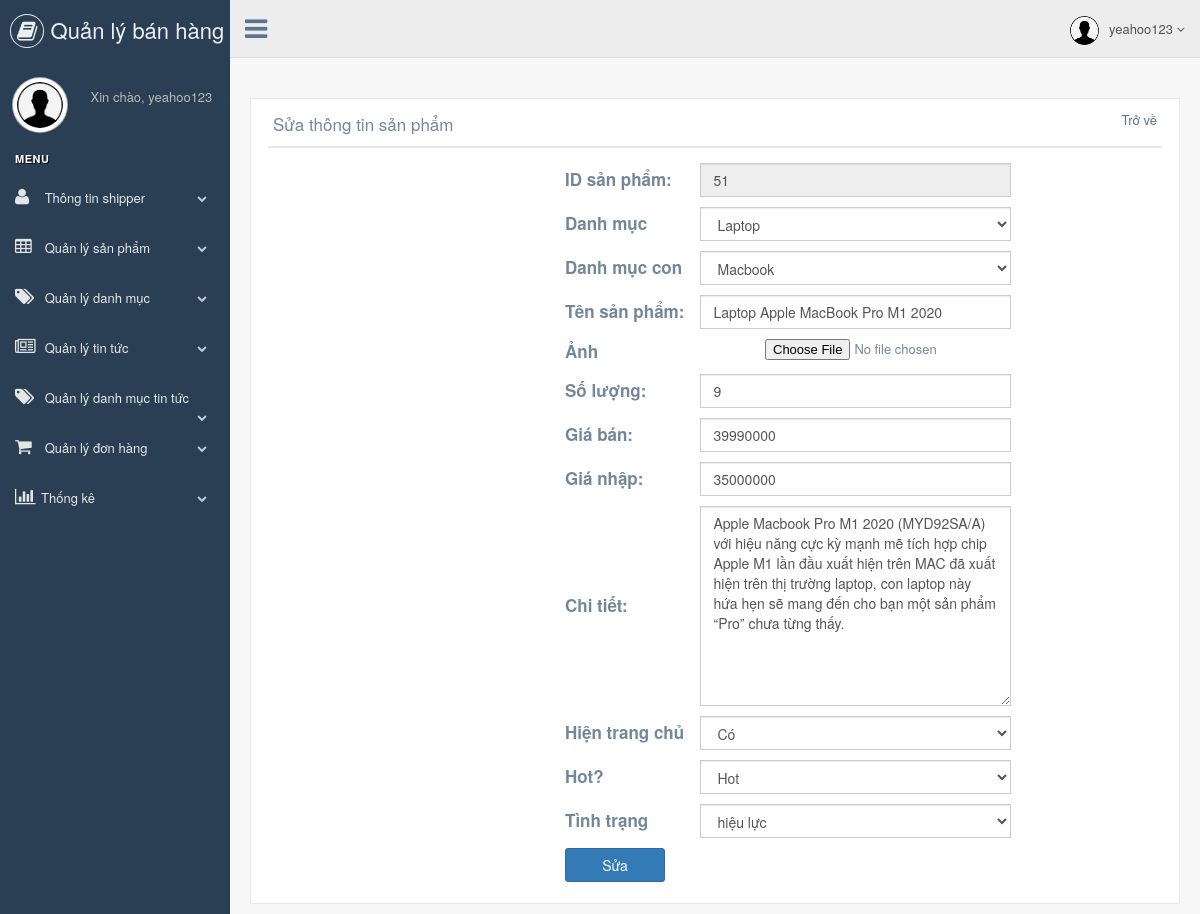
The page /product_detail.php?id=51 (signed in) on the database its author committed.
### tables this page shows
CREATE TABLE `product` (
  `product_id` int(30) NOT NULL,
  `category_id` varchar(255) NOT NULL,
  `parent_id` int(30) NOT NULL,
  `product_name` varchar(255) NOT NULL,
  `product_image` varchar(255) NOT NULL,
  `product_qty` int(30) NOT NULL,
  `count1` tinyint(1) NOT NULL,
  `product_price` varchar(255) NOT NULL,
  `import_price` varchar(255) NOT NULL,
  `product_description` text NOT NULL,
  `product_isHome` tinyint(1) NOT NULL,
  `product_isHot` tinyint(1) NOT NULL,
  `product_status` tinyint(1) NOT NULL,
  `create_date` datetime NOT NULL
);

### config/database.php (called while the page is built, shortened)
<?php
 class Database{
    private $connection = null;
    public function __construct($dbhost = "localhost", $dbname = "myDataBaseName", $username = "root", $password = ""){
        try{
            $this->connection = new mysqli($dbhost, $username, $password, $dbname);
        }catch(Exception $e){
            throw new Exception($e->getMessage());
        }
    }
    public function Select( $query = "" , $params = [] ){
        try{
            $stmt = $this->executeStatement( $query , $params );
            $result = $stmt->get_result()->fetch_all(MYSQLI_ASSOC);
            return $result;
        }catch(Exception $e){
            throw New Exception( $e->getMessage() );
        }
        return false;
    }
    private function executeStatement( $query = "" , $params = [] ){
        try{
            $stmt = $this->connection->prepare( $query );
            $stmt->execute();
            return $stmt;
        }catch(Exception $e){
            throw New Exception( $e->getMessage() );
        }
    }
} function getMenu($db, $parentid = 0,$p_status=1, $space = "", $trees = array())
    {
		if($p_status>0)
		{
			$where=' AND category_status=1';
		}else
		{
			$where='1=1';
		}
        if(!$trees)
        {
            $trees = array();
        }
        $sql="SELECT * FROM category WHERE 1=1 ".$where." AND parent_id=".$parentid;
        $result = $db->Select($sql);
		foreach($result as $value)
        {
            $trees[$value['category_id']] = array( 'category_id' => $value['category_id'],
                                'category_name'=>$space.$value['category_name'],
                                );
            $trees = getMenu($db,$value['category_id'],$p_status, $space.'&nbsp;--&nbsp;', $trees);
        }
        return $trees;
    }
?>

### config/config.php (called while the page is built, shortened)
<?php
$arrStatus = array("không hiệu lực","hiệu lực");
$arrHome = array("Không","Có");
$arrHot = array("Không","Hot");
?>

### product_detail.php (the view, shortened to what this page needs)
<?php
include("config/config.php");
include("config/database.php");
include("header1.php");
if(isset($_GET["id"])){
  $id=(int)$_GET["id"];
}else {
  header("Location:".URL."show_product.php");
}
$db = new Database(db_host, db_name, db_username, db_password);
$sql="SELECT * FROM product WHERE product_id=".$id;
$result = $db->Select($sql);
$sql1="SELECT * FROM category   where parent_id >0 ";
$arrCate = $db->Select($sql1);
$sql2="SELECT * FROM category   where parent_id =0 ";
$arrCate2 = $db->Select($sql2);
?>
        <div class="right_col" role="main">
            <div class="">
                <div class="page-title">
                    <div class="title_right">
                        <div class="col-md-5 col-sm-5 col-xs-12 form-group pull-right top_search">
                        </div>
                    </div>
                </div>
                <div class="clearfix"></div>
                <div class="row" style="min-height:500px">
                    <div class="col-md-12 col-sm-12 col-xs-12">
                        <div class="x_panel">
                            <div class="x_title" style="display: flex; justify-content: space-between">
                                <h2>Sửa thông tin sản phẩm</h2>
                                <?php
                                    echo '<a href="'.URL.'show_product.php">Trở về</a>'
                                ?>
                            </div>
                            <div class="x_content">
                              <!-- <?php
                                echo "<pre>";print_r($result);echo "</pre>";
                              ?> -->
                              <div class="product__detail" style="display: flex;     justify-content: space-evenly;">
                                  <form method="POST" action="" class="product__content" enctype="multipart/form-data">
                                  <div class="form-group">
                                          <label for="product_id">ID sản phẩm: </label>
                                          <input type="text" class="form-control" id="product_id" name="product_id" value="<?php echo $result[0]["product_id"];?>" disabled>
                                      </div>
                                        <div class="form-group" >
                                            <label for="exampleInputEmail1">Danh mục</label>
                                            <select class="form-control" name="parent_id" id="parent_id">
                                            <?php
                                            foreach($arrCate2 as $val){
                                              if($result[0]["parent_id"]==$val["category_id"]) $sel="selected='selected'";else $sel="";
                                            echo '<option '.$sel.' value="'.$val["category_id"].'">'.$val["category_name"].'</option>';
                                            }
                                            ?>
                                            </select>
                                        </div>
                                        <div class="form-group" >
                                            <label for="exampleInputEmail1">Danh mục con</label>
                                            <select class="form-control" name="category_id" id="category_id">
                                            <?php
                                            foreach($arrCate as $val){
                                              if($result[0]["category_id"]==$val["category_id"]) $sel="selected='selected'";else $sel="";
                                            echo '<option '.$sel.' value="'.$val["category_id"].'">'.$val["category_name"].'</option>';
                                            }
                                            ?>
                                            </select>
                                        </div>
                                      <div class="form-group">
                                          <label for="product_name">Tên sản phẩm: </label>
                                          <input type="text" class="form-control" id="product_name" name="product_name" value="<?php echo $result[0]["product_name"];?>">
                                      </div>
                                      <div class="form-group">
                                        <label for="exampleInputPassword1">Ảnh</label>
                                        <input type="file" id="fileToUpload" name="fileToUpload" />
                                        </div>
                                      <div class="form-group">
                                          <label for="product_qty">Số lượng: </label>
                                          <input type="text" class="form-control" id="intTextBox" name="product_qty" value="<?php echo $result[0]["product_qty"];?>" >
                                      </div>
                                      <div class="form-group">
                                          <label for="product_price">Giá bán: </label>
                                          <input type="text" class="form-control" id="intTextBox" name="product_price" value="<?php echo $result[0]["product_price"];?>" >
                                      </div>
                                      <div class="form-group">
                                          <label for="import_price">Giá nhập: </label>
                                          <input type="text" class="form-control" id="intTextBox" name="import_price" value="<?php echo $result[0]["import_price"];?>" >
                                      </div>
                                      <div class="form-group">
                                          <label for="product_description">Chi tiết: </label>
                                          <textarea type="text" class="form-control" id="product_description" name="product_description" style="height: 200px;"><?php echo $result[0]["product_description"];?></textarea>
                                      </div>
                                      <div class="form-group">
                                      <label for="product_isHome">Hiện trang chủ</label>
                                            <select class="form-control" name="product_isHome" id="product_isHome">
                                            <?php
                                                foreach( $result as $key =>$value){
                                                    if($arrHome == $key) $sel="selected='selected'";else $sel="";
                                                    if($value["product_isHome"]==1){
                                                      echo '<option '.$sel.' value="'.$value["product_isHome"].'">'.$arrHome[$value["product_isHome"]].'</option>';
                                                    }else if($value["product_isHome"]==0){
                                                      echo '<option '.$sel.' value="'.$value["product_isHome"].'">'.$arrHome[$value["product_isHome"]].'</option>';
                                                      echo '<option '.$sel.' value="'.($value["product_isHome"]+1).'">'.$arrHome[$value["product_isHome"]+1].'</option>';
                                                    }
                                                }
                                            ?>
                                            </select>
                                      </div>
                                      <div class="form-group">
                                      <label for="product_isHot">Hot?</label>
                                            <select class="form-control" name="product_isHot" id="product_isHot">
                                            <?php
                                                foreach( $result as $key =>$value){
                                                    if($arrHot == $key) $sel="selected='selected'";else $sel="";
                                                    if($value["product_isHot"]==1){
                                                      echo '<option '.$sel.' value="'.$value["product_isHot"].'">'.$arrHot[$value["product_isHot"]].'</option>';
                                                    }else if($value["product_isHot"]==0){
                                                      echo '<option '.$sel.' value="'.$value["product_isHot"].'">'.$arrHot[$value["product_isHot"]].'</option>';
                                                      echo '<option '.$sel.' value="'.($value["product_isHot"]+1).'">'.$arrHot[$value["product_isHot"]+1].'</option>';
                                                    }
                                                }
                                            ?>
                                            </select>
                                      </div>
                                      <div class="form-group">
                                      <label for="product_status">Tình trạng</label>
                                            <select class="form-control" name="product_status" id="product_status">
                                            <?php
                                                foreach( $result as $key =>$value){
                                                    if($arrStatus == $key) $sel="selected='selected'";else $sel="";
                                                    if($value["product_status"]==1){
                                                      echo '<option '.$sel.' value="'.$value["product_status"].'">'.$arrStatus[$value["product_status"]].'</option>';
                                                    }else if($value["product_status"]==0){
                                                      echo '<option '.$sel.' value="'.$value["product_status"].'">'.$arrStatus[$value["product_status"]].'</option>';
                                                      echo '<option '.$sel.' value="'.($value["product_status"]+1).'">'.$arrStatus[$value["product_status"]+1].'</option>';
                                                    }
                                                }
                                            ?>
                                            </select>
                                      </div>
                                      <button type="submit" name="submit" value="submit" class="btn btn-primary">Sửa</button>
                                  </form>
                              </div>
                            </div>
                        </div>
                    </div>
                </div>
            </div>
        </div>

### product_detail.php (style rules this page uses)
.product__content { display: flex; flex-direction: column; }
.form-group { display: flex; }
.form-group label { font-size: 17px; margin: 0; width: 200px; display: flex; align-items: center; }
.btn { width: 100px; }

### rows shown on the page
product: product_id "51", product_name "Laptop Apple MacBook Pro M1 2020", product_qty "9", product_price "39990000", import_price "35000000", product_description "Apple Macbook Pro M1 2020 (MYD92SA/A) với hiệu năng cực kỳ mạnh mẽ tích hợp chip Apple M1 lần đầu xuất hiện trên MAC đã xuất hiện trên thị trường laptop, con laptop này hứa hẹn sẽ mang đến cho bạn một sản phẩm “Pro” chưa từng thấy."

### other values the page prints
$_SESSION["username"] "yeahoo123"
form field parent_id "Laptop"
form field category_id "Macbook"
form field product_isHome "Có"
form field product_isHot "Hot"
form field product_status "hiệu lực"
